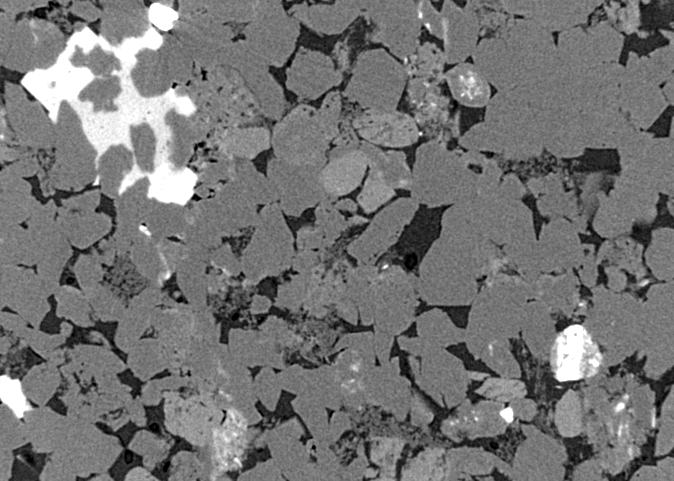
#> input picture images/sandstone.tif, 674 x 481 px
$ python fourier_transform_01.py
#> lines starting #> are read from the running program, lines starting #| are printed output that depends on the picture
# Video Playlist: https://www.youtube.com/playlist?list=PLHae9ggVvqPgyRQQOtENr6hK0m1UquGaG

import cv2
from matplotlib import pyplot as plt
import numpy as np

# Generate a 2D sine wave image
x = np.arange(256)  # generate values from 0 to 255 (our image size)
y = np.sin(np.pi * x / 30)  # calculate sine of x values
# Divide by a smaller number above to increase the frequency.
y += max(y)  # offset sine wave by the max value to go out of negative range of sine

# Generate a 256x256 image (2D array of the sine wave)
img = np.array([[y[j] * 127 for j in range(256)] for i in range(256)],
               dtype=np.uint8)  # create 2-D array of sine-wave

plt.imshow(img)
plt.show()
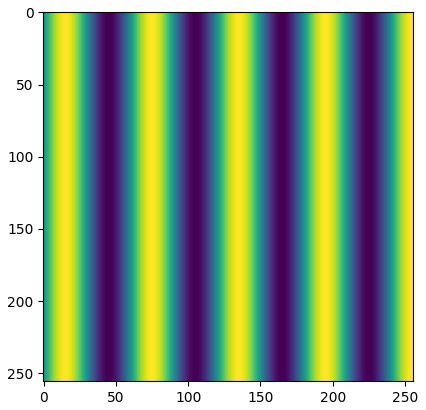
#> figure drawn by matplotlib, 1 panel
# img = np.rot90(img)  #Rotate img by 90 degrees

img = cv2.imread('images/sandstone.tif', 0)  # load an image
#> img is the input picture: shape (481, 674); min 0, max 255, mean 115.4

dft = cv2.dft(np.float32(img), flags=cv2.DFT_COMPLEX_OUTPUT)

# Shift DFT. First check the output without the shift
# Without shifting the data would be centered around origin at the top left
# Shifting it moves the origin to the center of the image.
dft_shift = np.fft.fftshift(dft)

# Calculate magnitude spectrum from the DFT (Real part and imaginary part)
# Added 1 as we may see 0 values and log of 0 is indeterminate
magnitude_spectrum = 20 * \
    np.log((cv2.magnitude(dft_shift[:, :, 0], dft_shift[:, :, 1]))+1)
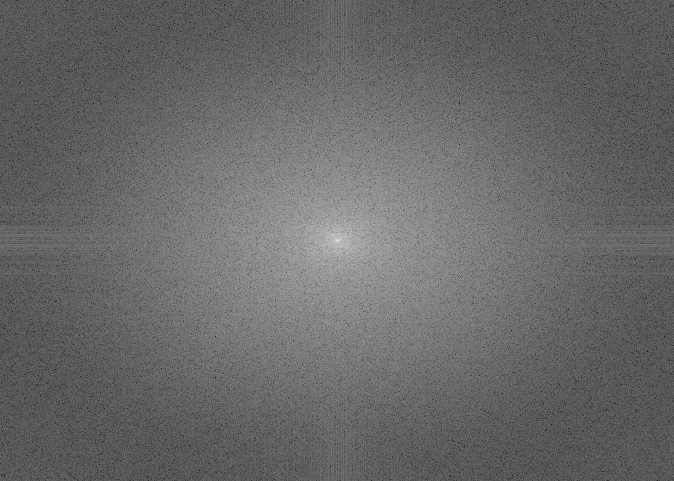
#> magnitude_spectrum: shape (481, 674) float32; min 18.76, max 348.8, mean 154; drawn with min black and max white


# As the spatial frequency increases (bars closer),
# the peaks in the DFT amplitude spectrum move farther away from the origin

# Center represents low frequency and the corners high frequency (with DFT shift).
# To build high pass filter block center corresponding to low frequencies and let
# high frequencies go through. This is nothing but an edge filter.

fig = plt.figure(figsize=(12, 12))
ax1 = fig.add_subplot(2, 2, 1)
ax1.imshow(img)
ax1.title.set_text('Input Image')
ax2 = fig.add_subplot(2, 2, 2)
ax2.imshow(magnitude_spectrum)
ax2.title.set_text('FFT of image')
plt.show()
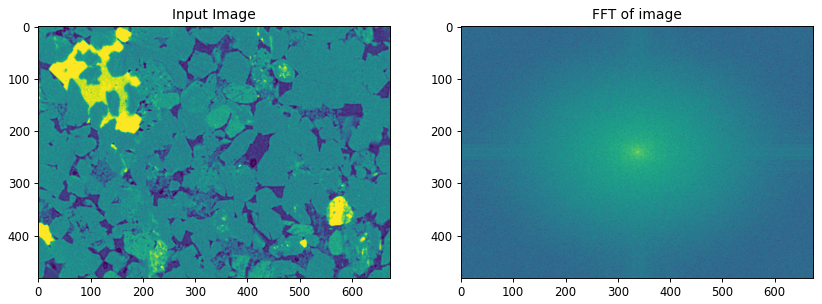
#> figure drawn by matplotlib, 2 panels
